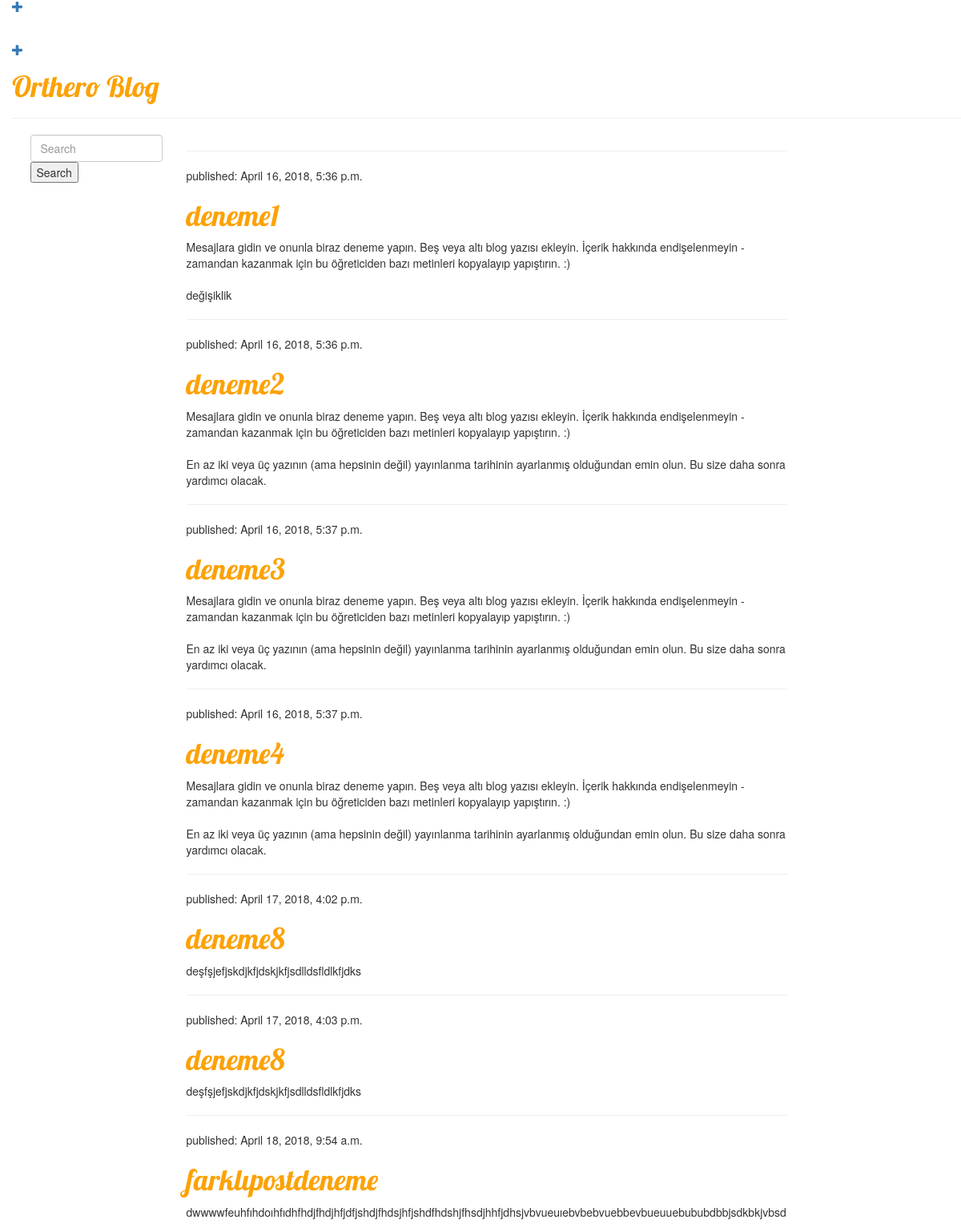
The page / on the database its author committed.
### blog/models.py (models this page shows, shortened)
class Post(models.Model):
    author = models.ForeignKey('auth.User', on_delete=models.CASCADE)
    title = models.CharField(max_length=200)
    text = models.TextField()
    created_date = models.DateTimeField(
            default=timezone.now)
    published_date = models.DateTimeField(
            blank=True, auto_now_add=True)

### blog/views.py (the view)
# urls.py: url(r'^$',  views.PostListView.as_view(), name='post_list'),
class PostListView(generic.ListView):
    model = Post
    template_name = "blog/post_list_class.html"
    success_url = "/"
    queryset = Post.objects.all()
    def get_queryset(self):
        result = super(generic.ListView, self).get_queryset()
        query = self.request.GET.get("q")
        if query:
           result = Post.objects.filter(title__icontains = query)
        return result

### blog/templates/blog/post_list_class.html
{% extends "blog/base.html" %}
{% block content %}
    {% for post in object_list %}
        <hr>
        <div>
            <p>published: {{ post.published_date }}</p>
            <h1><a href="{% url "updateblog" pk=post.pk  %}">{{ post.title }}</a></h1>
            <p>{{ post.text|linebreaksbr }}</p>
        </div>
    {% endfor %}
{% endblock %}

### blog/templates/blog/base.html (shortened to what this page needs)
<a href="{% url 'post_new' %}" class="top-menu"><span class="glyphicon glyphicon-plus"></span></a>
{% load staticfiles %}
<html>
    <head>
        <link rel="stylesheet" href="//maxcdn.bootstrapcdn.com/bootstrap/3.2.0/css/bootstrap.min.css">
        <link rel="stylesheet" href="//maxcdn.bootstrapcdn.com/bootstrap/3.2.0/css/bootstrap-theme.min.css">
        <link rel="stylesheet" href="{% static 'css/blog.css' %}">
    </head>
    <body>
        <div class="page-header">
            <a href="{% url 'post_new' %}" class="top-menu"><span class="glyphicon glyphicon-plus"></span></a>
            <h1><a href="/">Orthero Blog</a></h1>
        </div>
        <div class="content container">
            <div class="row">
                <div class="col-md-2">
                    <form action="{% url 'post_list' %}" method="get">
                        <input type="text" class="form-control" name="q" placeholder="Search">
                        <button type="submit" class="btb btb-primary">Search</button>
                    </form>
                </div>
                <div class="col-md-8">
                    {% block content %}
                    {% endblock %}
                </div>
            </div>
        </div>
    </body>
</html>

### blog/static/css/blog.css (style rules this page uses)
h1 a { color: #FCA205; font-family: 'Lobster'; }
body { padding-left: 15px; }

### rows shown on the page
Post: published_date "April 16, 2018, 5:36 p.m.", title "deneme1", text "Mesajlara gidin ve onunla biraz deneme yapın. Beş veya altı blog yazısı ekleyin. İçerik hakkında endişelenmeyin - zamandan kazanmak için bu öğreticiden bazı metinleri kopyalayıp yapıştırın. :) değişiklik"
Post: published_date "April 16, 2018, 5:36 p.m.", title "deneme2", text "Mesajlara gidin ve onunla biraz deneme yapın. Beş veya altı blog yazısı ekleyin. İçerik hakkında endişelenmeyin - zamandan kazanmak için bu öğreticiden bazı metinleri kopyalayıp yapıştırın. :) En az iki veya üç yazının (ama hepsinin değil) yayınlanma tarihinin ayarlanmış olduğundan emin olun. Bu size daha sonra yardımcı olacak."
Post: published_date "April 16, 2018, 5:37 p.m.", title "deneme3", text "Mesajlara gidin ve onunla biraz deneme yapın. Beş veya altı blog yazısı ekleyin. İçerik hakkında endişelenmeyin - zamandan kazanmak için bu öğreticiden bazı metinleri kopyalayıp yapıştırın. :) En az iki veya üç yazının (ama hepsinin değil) yayınlanma tarihinin ayarlanmış olduğundan emin olun. Bu size daha sonra yardımcı olacak."
Post: published_date "April 16, 2018, 5:37 p.m.", title "deneme4", text "Mesajlara gidin ve onunla biraz deneme yapın. Beş veya altı blog yazısı ekleyin. İçerik hakkında endişelenmeyin - zamandan kazanmak için bu öğreticiden bazı metinleri kopyalayıp yapıştırın. :) En az iki veya üç yazının (ama hepsinin değil) yayınlanma tarihinin ayarlanmış olduğundan emin olun. Bu size daha sonra yardımcı olacak."
Post: published_date "April 17, 2018, 4:02 p.m.", title "deneme8", text "deşfşjefjskdjkfjdskjkfjsdlldsfldlkfjdks"
Post: published_date "April 17, 2018, 4:03 p.m.", title "deneme8", text "deşfşjefjskdjkfjdskjkfjsdlldsfldlkfjdks"
Post: published_date "April 18, 2018, 9:54 a.m.", title "farklıpostdeneme", text "dwwwwfeuhfıhdoıhfıdhfhdjfhdjhfjdfjshdjfhdsjhfjshdfhdshjfhsdjhhfjdhsjvbvueuıebvbebvuebbevbueuuebububdbbjsdkbkjvbsd"
